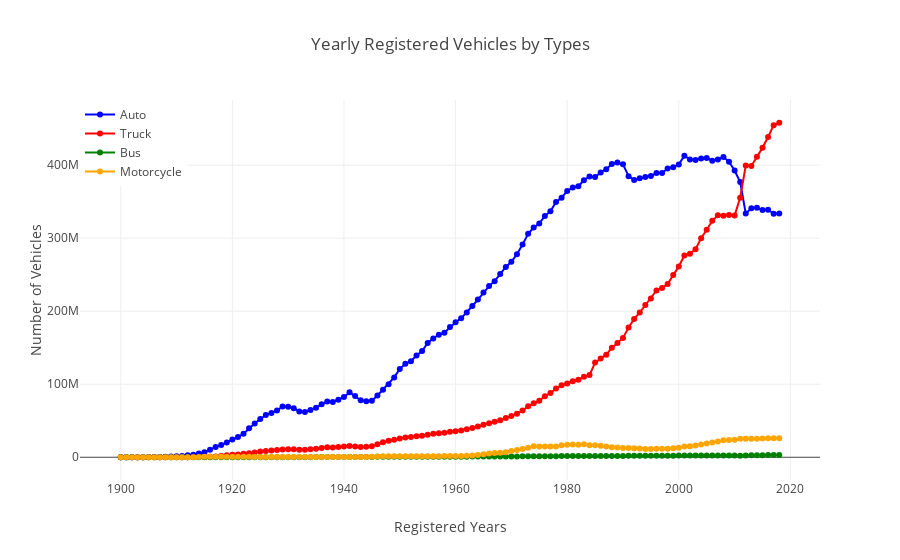

The cell this chart's notebook holds for it:
### Code cell
import plotly.graph_objects as go

# Define colors for each trace
colors = ['blue', 'red', 'green', 'orange']

# Create a Plotly figure
fig = go.Figure()

# Add traces with specified colors
fig.add_trace(go.Scatter(x=US_Registered_Vehicles.index, y=US_Registered_Vehicles["auto"], mode='lines+markers', name='Auto', line=dict(color=colors[0])))
fig.add_trace(go.Scatter(x=US_Registered_Vehicles.index, y=US_Registered_Vehicles["truck"], mode='lines+markers', name='Truck', line=dict(color=colors[1])))
fig.add_trace(go.Scatter(x=US_Registered_Vehicles.index, y=US_Registered_Vehicles["bus"], mode='lines+markers', name='Bus', line=dict(color=colors[2])))
fig.add_trace(go.Scatter(x=US_Registered_Vehicles.index, y=US_Registered_Vehicles["motorcycle"], mode='lines+markers', name='Motorcycle', line=dict(color=colors[3])))

# Update layout
fig.update_layout(title="Yearly Registered Vehicles by Types", xaxis_title="Registered Years", yaxis_title="Number of Vehicles", legend=dict(x=0, y=1, traceorder="normal"))

# Show the plot
fig.show()
